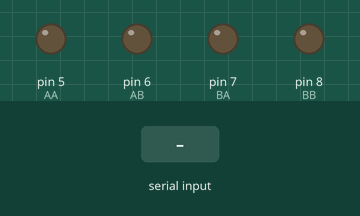
The sketch below on a simulated Arduino Uno, built with avr-gcc and run on an emulated ATmega328P. On the bench: output pins drawn as LEDs (lit = HIGH). The test bench sets the inputs (shaded band).

Above: at 1.2 s.
1.3 s: "L" received over the second serial link
At 1.7 s:
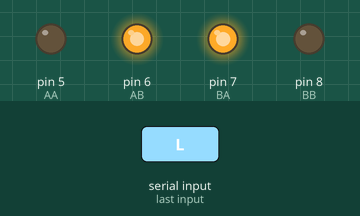
2.8 s: "F" received over the second serial link
At 3.6 s:
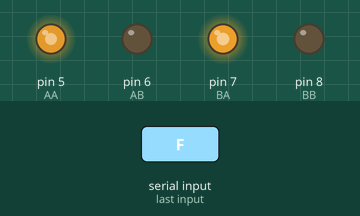
4.3 s: "B" received over the second serial link
At 5.2 s:
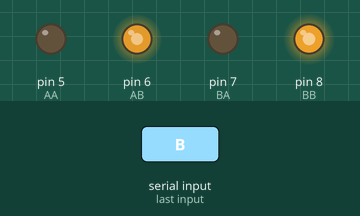
5.8 s: "R" received over the second serial link
At 7.0 s:
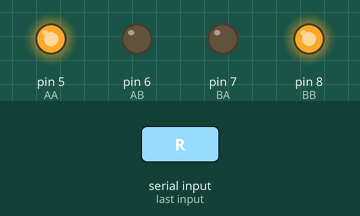
7.3 s: "S" received over the second serial link
At 8.5 s:
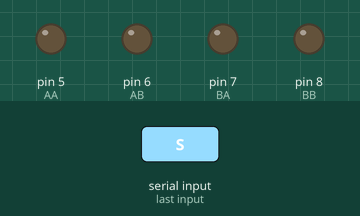
8.8 s: "L" received over the second serial link
At 9.8 s:
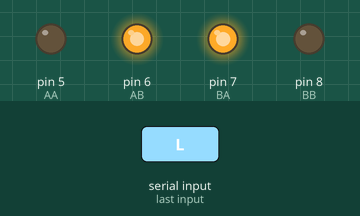
Timing chart, 0 to 11.3 s (numbered marks = the images above; inputs shaded):
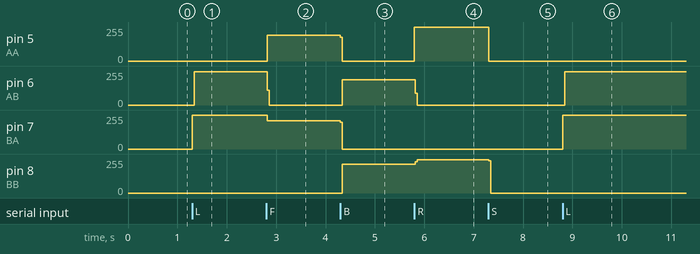

The sketch:

arduino_car_control.ino
```cpp
#include<SoftwareSerial.h>

char AA= 5; // right side
char AB= 6; // right side
char BA= 7; // left side
char BB= 8; // left side
char rot = 1;

#define rxPin 9
SoftwareSerial bt (rxPin,1); /* (Rx,Tx) */
void setup() {
  Serial.begin(9600); /* Define baud rate for serial communication */

  pinMode(AA,OUTPUT);
  pinMode(BB,OUTPUT);
  pinMode(AB,OUTPUT);
  pinMode(BA,OUTPUT);

  bt.begin(9600); /* Define baud rate for software serial communication */

}
int x;
void loop() {
 if(bt.available())x = bt.read();

     if ((x==70)){
       digitalWrite(AA,HIGH);
       digitalWrite(BA,HIGH);
       delayMicroseconds(800);
       digitalWrite(AA,LOW);
       delayMicroseconds(100);
       digitalWrite(BA,LOW);
       delayMicroseconds(150);
       }

     else if(x==66){
       digitalWrite(AB,HIGH);
       digitalWrite(BB,HIGH);
       delayMicroseconds(800);
       digitalWrite(AB,LOW);
       delayMicroseconds(100);
       digitalWrite(BB,LOW);
       delayMicroseconds(150);
     }

     else if(x==76){
      digitalWrite(BA,HIGH);
      digitalWrite(AB,HIGH);
      delay(1);
      digitalWrite(AB,LOW);
      delay(0.5);
      // left side is forward and full speed (1.5 ms)
      // right side is in reverse and lower speed (1 ms).
      // car module turns to the Right,
     }

     else if(x==82){
      digitalWrite(AA,HIGH);
      digitalWrite(BB,HIGH);
      delay(1);
      digitalWrite(BB,LOW);
      delay(0.5);
      // right side is forward and full speed (1.5 ms)
      // left side is in reverse and lower speed (1 ms).
      // car module turns to the left,
     }
     else if(x==83) stop_();
}
void stop_(){
      digitalWrite(AA,LOW);
      digitalWrite(AB,LOW);
      digitalWrite(BA,LOW);
      digitalWrite(BB,LOW);
}
```

Measured:
- after the input at 1.3 s, pin 6 (AB): 0/255 → 249/255 at once; pin 7 (BA): 0/255 → 255/255 at once
- after the input at 2.8 s, pin 5 (AA): 0/255 → 192/255 at once; pin 6 (AB): 249/255 → 0/255 at once; pin 7 (BA): 255/255 → 213/255 at once
- after the input at 4.3 s, pin 5 (AA): 192/255 → 0/255 at once; pin 6 (AB): 0/255 → 191/255 at once; pin 7 (BA): 213/255 → 0/255 at once; pin 8 (BB): 0/255 → 215/255 at once
- after the input at 5.8 s, pin 5 (AA): 0/255 → 255/255 at once; pin 6 (AB): 191/255 → 0/255 at once; pin 8 (BB): 215/255 → 248/255 at once
- after the input at 7.3 s, pin 5 (AA): 255/255 → 0/255 at once; pin 8 (BB): 248/255 → 0/255 at once
- after the input at 8.8 s, pin 6 (AB): 0/255 → 249/255 at once; pin 7 (BA): 0/255 → 255/255 at once
